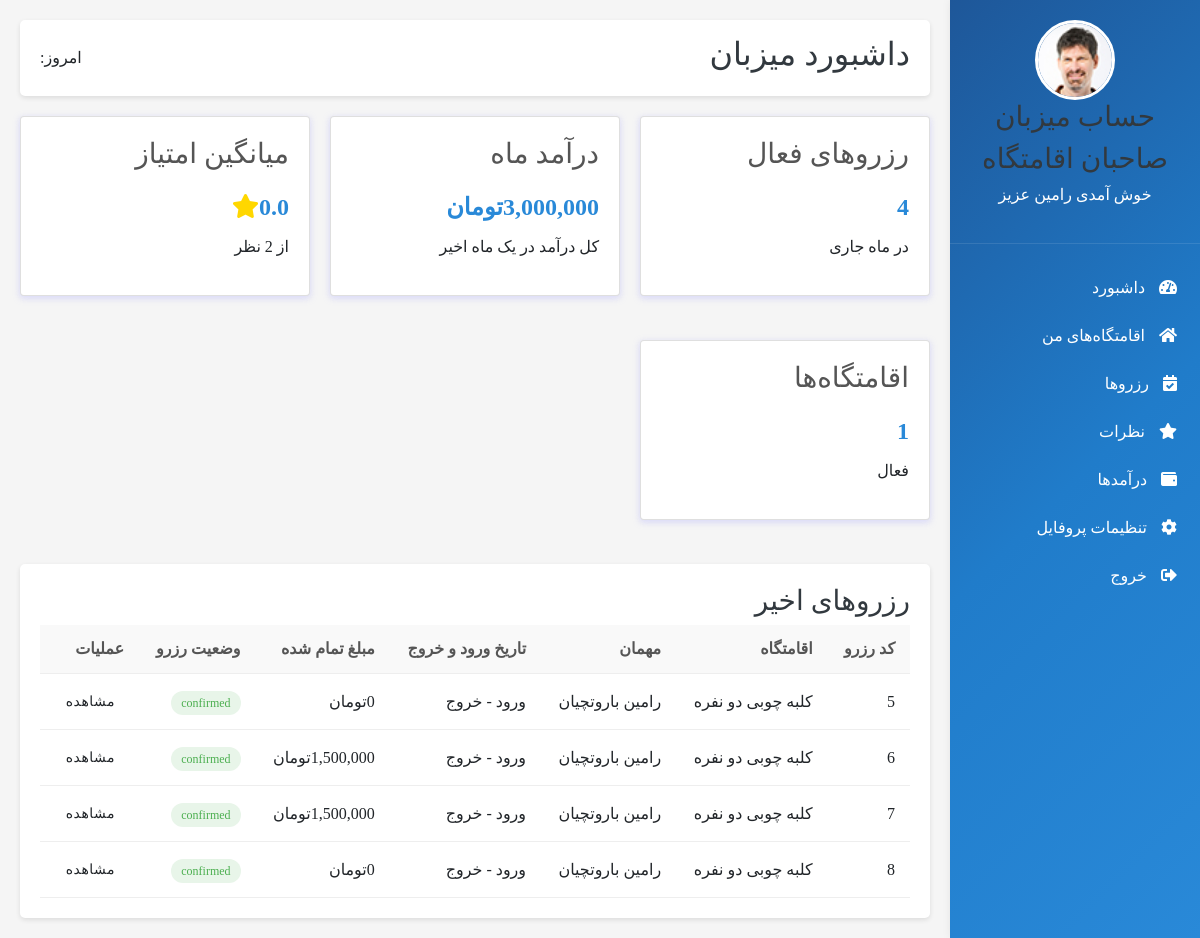
The page /admin-panel/ (signed in) on the database as committed earlier.
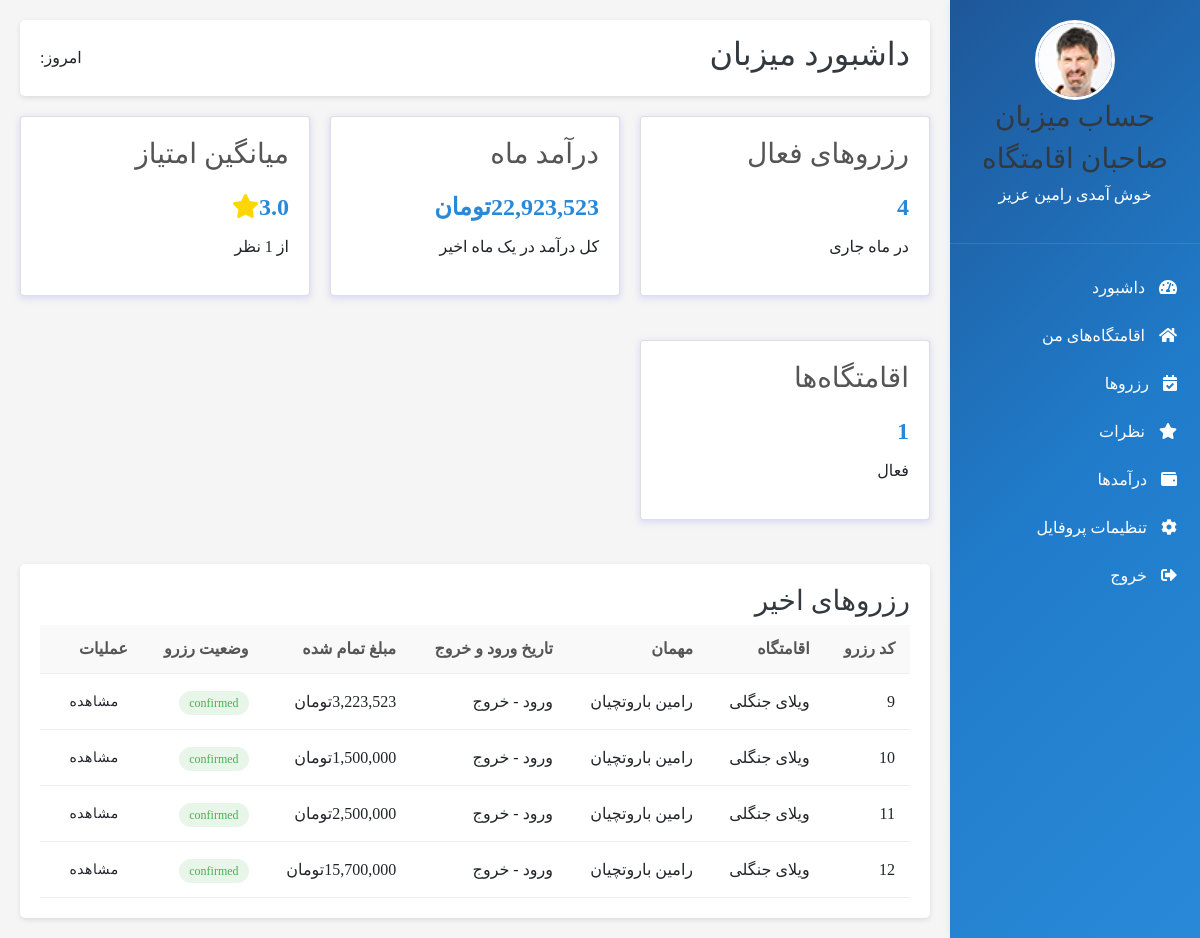
The same page on the database as committed later.
### booking/models.py (models this page shows, shortened)
class Booking(models.Model):
    user = models.ForeignKey(User, on_delete=models.CASCADE, verbose_name='کاربر')
    eghamat = models.ForeignKey(Eghamatgah, on_delete=models.CASCADE, verbose_name='اقامتگاه')
    check_in = models.DateField(verbose_name='تاریخ ورود', null=True, blank=True)
    check_out = models.DateField(verbose_name='تاریخ خروج', null=True, blank=True)
    persons = models.PositiveIntegerField(verbose_name='تعداد نفرات')
    created_at = models.DateTimeField(auto_now_add=True)
    status = models.CharField(max_length=20, choices=[('pending', 'در انتظار'), ('confirmed', 'تایید شده'), ('cancelled', 'لغو شده')], default='pending')
    total_price = models.DecimalField(max_digits=10, decimal_places=0, null=True, blank=True)
    class Meta:
        verbose_name = 'رزرو'
        verbose_name_plural = 'همه رزروها'

### eghamatgah/models.py (models this page shows, shortened)
class Eghamatgah(models.Model):
    type = (
        ('villa', 'ویلا'),
        ('aparteman', 'آپارتمان'),
        ('khanebagh', 'خانه باغ'),
        ('kolbe', 'کلبه'),
    )
    Ecategory = models.ManyToManyField(Eghamatgah_Category, blank=True, related_name='categories', verbose_name='دسته بندی')
    seller = models.ForeignKey(Seller,on_delete=models.CASCADE, related_name='seller', verbose_name='فروشنده')
    title = models.CharField(max_length=100, verbose_name='عنوان اقامتگاه')
    eghamat_type= models.CharField(max_length=100, choices=type, verbose_name='نوع اقامتگاه')
    ostan = models.CharField(max_length=20, verbose_name='استان')
    shahr = models.CharField(max_length=20, verbose_name='شهر')
    address = models.CharField(max_length=300, verbose_name='آدرس کامل')
    tedad_otagh = models.PositiveIntegerField(null=True, verbose_name='تعداد اتاق')
    metrazh = models.PositiveIntegerField(null=True, verbose_name='متراژ')
    zarfiat = models.PositiveIntegerField(null=True, verbose_name='ظرفیت')
    zarfiat_extra = models.DecimalField(max_digits=10,decimal_places=2, default=0, verbose_name='تعداد نفرات اضافه')
    gheymat_har_shab = models.IntegerField(null=True, verbose_name='قیمت هر شب')
    time_voroud = models.TimeField(null=True, verbose_name='تایم ورود')
    time_khorouj = models.TimeField(null=True, verbose_name='تایم خروج')
    description = models.CharField(max_length=200, verbose_name='توضیحات تکمیلی')
    wifi = models.BooleanField(default=False, verbose_name='اینترنت وای فای')
    parking = models.BooleanField(default=False, verbose_name='پارکینگ')
    pool = models.BooleanField(default=False, verbose_name='استخر')
    kitchen = models.BooleanField(default=False, verbose_name='آشپزخانه')
    tv = models.BooleanField(default=False, verbose_name='تلویزیون')
    image = models.ImageField(upload_to='media',default='', verbose_name='تصویر1')
    image2 = models.ImageField(upload_to='media',default='', verbose_name='تصویر2')
    image3 = models.ImageField(upload_to='media',default='', verbose_name='تصویر3')
    image4 = models.ImageField(upload_to='media',default='', verbose_name='تصویر4')
    image5 = models.ImageField(upload_to='media',default='', verbose_name='تصویر5')
    video = models.FileField(
        upload_to='videos',
        null=True,
        blank=True,
        validators=[FileExtensionValidator(allowed_extensions=['mp4', 'mov', 'avi'])],
        verbose_name='ویدیو'
    )
    aparat_video_id = models.CharField(max_length=100, null=True, blank=True)
    created_at = models.DateTimeField(auto_now_add=True)
    class Meta:
        verbose_name = 'مشخصات اقامتگاه'
        verbose_name_plural = 'مشخصات اقامتگاه ها'

### user_account/models.py (models this page shows, shortened)
class User(AbstractUser):
    user_number = models.CharField(max_length=50, null=True, verbose_name='شماره تماس')
    verification_code = models.CharField(max_length=6, null=True, blank=True)
    avatar = models.ImageField(upload_to='media', default='', null=True, verbose_name='آواتار')
    class Meta:
        verbose_name = 'کاربر'
        verbose_name_plural = 'کاربران'

### utils/my_decoretors.py (the view)
        def wrapper(request: HttpRequest, *args, **kwargs):
            print(data)
            if request.user.is_authenticated and request.user.is_superuser:
                return func(request, *args, **kwargs)
            else:
                return redirect(reverse('login_page'))

### polls/templatetags/poll_extras.py (called while the page is built)
@register.filter(name='three_digits_currency')
def three_digits_currency(value:int):
    return '{:,}'.format(value) + 'تومان'

@register.filter
def to_jalali(value):
    if not value:
        return ""
    try:
        return JalaliDate(value).strftime('%Y/%m/%d')
    except Exception:
        return value

@register.simple_tag
def today_jalali():
    return JalaliDate.today().strftime('%Y/%m/%d')

### utils/my_decoretors.py (called while the page is built)
def permission_checker_decorator_factory(data=None):
    def permission_checker_decorator(func):
        def wrapper(request: HttpRequest, *args, **kwargs):
            print(data)
            if request.user.is_authenticated and request.user.is_superuser:
                return func(request, *args, **kwargs)
            else:
                return redirect(reverse('login_page'))
        return wrapper
    return permission_checker_decorator

### seller_admin_panel/templates/home/index.html (shortened to what this page needs)
{% extends 'base/seller_dashboard.html' %}
{% load poll_extras %}
{% block admin_content %}
        <div class="dashboard-header">
            <h2>داشبورد میزبان</h2>
            <div>
                <span>امروز: {% today_jalali %}</span>
            </div>
        </div>
        <div>
            <div class="dashboard-cards">
                <div class="card">
                    <h3>رزروهای فعال</h3>
                    <div class="number">{{recent_booking_count}}</div>
                    <p>در ماه جاری</p>
                </div>
                <div class="card">
                    <h3>درآمد ماه</h3>
                    <div class="number">{{ daramad|three_digits_currency }}</div>
                    <p>کل درآمد در یک ماه اخیر</p>
                </div>
                <div class="card">
                    <h3>میانگین امتیاز</h3>
                    <div class="number">{{ avg_star|floatformat:1 }}<i class="fas fa-star" style="color: gold;"></i></div>
                    <p>از {{eghamatgah_comment}} نظر</p>
                </div>
                <div class="card">
                    <h3>اقامتگاه‌ها</h3>
                    <div class="number">{{eghamatgah_count}}</div>
                    <p>فعال</p>
                </div>
            </div>
            <div class="recent-bookings">
                <h3>رزروهای اخیر</h3>
                <table>
                    <thead>
                        <tr>
                            <th>کد رزرو</th>
                            <th>اقامتگاه</th>
                            <th>مهمان</th>
                            <th>تاریخ ورود و خروج</th>
                            <th> مبلغ تمام شده</th>
                            <th>وضعیت رزرو</th>
                            <th>عملیات</th>
                        </tr>
                    </thead>
                    <tbody>
                    {% for booking in recent_booking %}
                        <tr>
                            <td>{{booking.id}}</td>
                            <td>{{ booking.eghamat.title}}</td>
                            <td>{{ booking.user.first_name}} {{ booking.user.last_name }}</td>
                            <td>ورود {{booking.check_in|to_jalali}} - خروج {{booking.check_out|to_jalali}}</td>
                            <td>{{booking.total_price|three_digits_currency}}</td>
                            <td><span class="status-confirmed">{{ booking.status}}</span></td>
                            <td><a href="#" class="btn btn-sm">مشاهده</a></td>
                        </tr>
                        {% endfor %}
                    </tbody>
                </table>
            </div>
        </div>
{% endblock admin_content %}

Rows that differ between the two databases and show on the page:
removed Booking: id "5", eghamat "کلبه چوبی دو نفره", user.first_name "رامین", user.last_name "باروتچیان", total_price|three_digits_currency "0تومان", status "confirmed"
removed Booking: id "6", eghamat "کلبه چوبی دو نفره", user.first_name "رامین", user.last_name "باروتچیان", total_price|three_digits_currency "1,500,000تومان", status "confirmed"
removed Booking: id "7", eghamat "کلبه چوبی دو نفره", user.first_name "رامین", user.last_name "باروتچیان", total_price|three_digits_currency "1,500,000تومان", status "confirmed"
removed Booking: id "8", eghamat "کلبه چوبی دو نفره", user.first_name "رامین", user.last_name "باروتچیان", total_price|three_digits_currency "0تومان", status "confirmed"
added Booking: id "9", eghamat "ویلای جنگلی", user.first_name "رامین", user.last_name "باروتچیان", total_price|three_digits_currency "3,223,523تومان", status "confirmed"
added Booking: id "10", eghamat "ویلای جنگلی", user.first_name "رامین", user.last_name "باروتچیان", total_price|three_digits_currency "1,500,000تومان", status "confirmed"
added Booking: id "11", eghamat "ویلای جنگلی", user.first_name "رامین", user.last_name "باروتچیان", total_price|three_digits_currency "2,500,000تومان", status "confirmed"
added Booking: id "12", eghamat "ویلای جنگلی", user.first_name "رامین", user.last_name "باروتچیان", total_price|three_digits_currency "15,700,000تومان", status "confirmed"
Other text that changed with them:
{{ daramad|three_digits_currency }}: "3,000,000تومان" → "22,923,523تومان"
{{ avg_star|floatformat:1 }}: "0.0" → "3.0"
